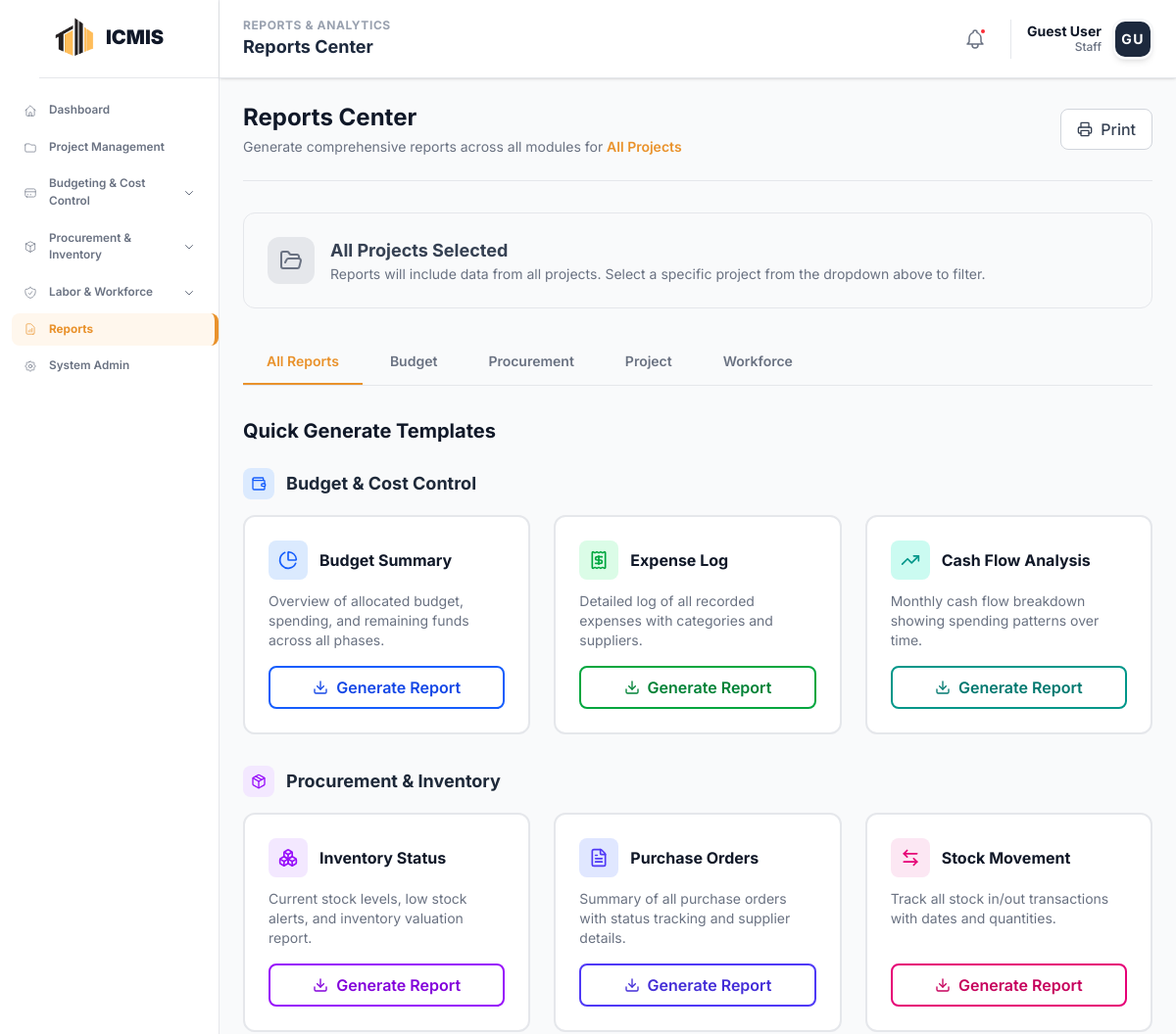
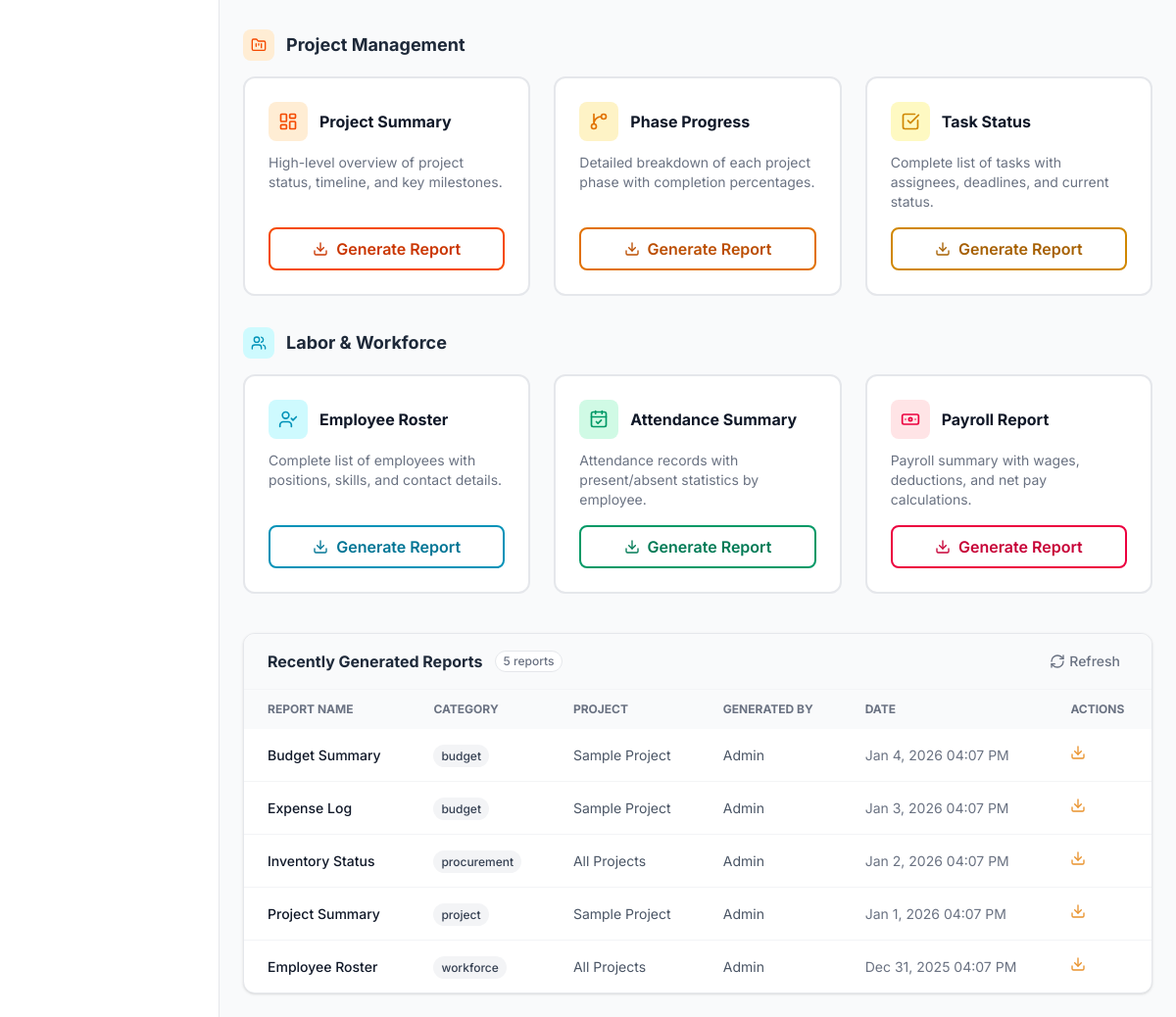
Screenshot of /modules/reports/index.php with the database file from the repository (2 pictures, top to bottom).
### tables this page shows
CREATE TABLE IF NOT EXISTS `generated_reports` (
    `id` INT(11) NOT NULL AUTO_INCREMENT,
    `report_name` VARCHAR(100) NOT NULL,
    `category` VARCHAR(50) NOT NULL COMMENT 'budget, procurement, project, workforce',
    `project_id` INT(11) DEFAULT NULL,
    `project_name` VARCHAR(200) DEFAULT NULL,
    `generated_by` VARCHAR(100) NOT NULL,
    `file_path` VARCHAR(255) DEFAULT NULL COMMENT 'Path to stored PDF if saved',
    `created_at` TIMESTAMP DEFAULT CURRENT_TIMESTAMP,
    PRIMARY KEY (`id`),
    INDEX `idx_category` (`category`),
    INDEX `idx_project_id` (`project_id`),
    INDEX `idx_created_at` (`created_at`)
);

### modules/reports/index.php (the view, shortened to what the rows shown need)
<?php
$conn = new mysqli(DB_HOST, DB_USER, DB_PASS, DB_NAME);
$conn->set_charset("utf8mb4");
$selected_project_id = 0;
$current_project_name = "All Projects";
$current_project_code = "";
$current_project_status = "";
$current_project_location = "";
$current_project_budget = 0;
$current_project_completion = 0;
$result_projects = $conn->query("SELECT project_id, project_code, project_name FROM icmis_projects ORDER BY project_id DESC");
$recent_reports = [];
$tableExists = $conn->query("SHOW TABLES LIKE 'generated_reports'");
if ($tableExists && $tableExists->num_rows > 0) {
    $report_sql = "SELECT * FROM generated_reports ORDER BY created_at DESC LIMIT 20";
    $result = $conn->query($report_sql);
    if ($result) {
        while ($row = $result->fetch_assoc()) {
            $recent_reports[] = $row;
        }
    }
}
?>
<!DOCTYPE html>
<html lang="en">
<head>
    <script src="https://cdn.jsdelivr.net/npm/@tailwindcss/browser@4"></script>
    <link rel="stylesheet" href="https://cdnjs.cloudflare.com/ajax/libs/font-awesome/6.4.0/css/all.min.css">
    <?php include '../../includes/head_assetsv2.php'; ?>
</head>
<body class="bg-gray-50 text-slate-800">
    <div class="no-print">
        <?php include __DIR__ . '/../../includes/sidebar.php'; ?>
    </div>
    <main class="ml-56 mt-20 p-6 transition-all duration-300">
        <div class="max-w-7xl mx-auto">
            <div class="border-b border-gray-200 pb-6 mb-8 no-print">
                <div class="flex items-center justify-between">
                    <div>
                        <h1 class="text-2xl text-gray-900 font-bold">Reports Center</h1>
                    </div>
                </div>
            </div>
            <?php if ($selected_project_id): ?>
            <div class="bg-gradient-to-r from-[#e9922c]/10 to-orange-50 border border-[#e9922c]/20 rounded-xl p-6 mb-8 no-print">
                <div class="flex items-start justify-between">
                    <div class="flex items-start gap-4">
                        <div class="w-12 h-12 rounded-xl bg-[#e9922c] flex items-center justify-center flex-shrink-0">
                            <i data-lucide="building-2" class="w-6 h-6 text-white"></i>
                        </div>
                        <div>
                            <div class="flex items-center gap-3 mb-1">
                                <h2 class="text-lg font-bold text-gray-900"><?php echo htmlspecialchars($current_project_name); ?></h2>
                                <?php
                                $statusColors = [
                                    'Active' => 'bg-green-100 text-green-700 border-green-200',
                                    'In Progress' => 'bg-blue-100 text-blue-700 border-blue-200',
                                    'Planning' => 'bg-yellow-100 text-yellow-700 border-yellow-200',
                                    'On Hold' => 'bg-gray-100 text-gray-700 border-gray-200',
                                    'Completed' => 'bg-emerald-100 text-emerald-700 border-emerald-200',
                                    'Cancelled' => 'bg-red-100 text-red-700 border-red-200'
                                ];
                                $statusClass = $statusColors[$current_project_status] ?? 'bg-gray-100 text-gray-700 border-gray-200';
                                ?>
                                <span class="px-2.5 py-0.5 text-xs font-semibold rounded-full border <?php echo $statusClass; ?>">
                                    <?php echo htmlspecialchars($current_project_status); ?>
                                </span>
                            </div>
                            <div class="flex items-center gap-4 text-sm text-gray-600">
                                <span class="flex items-center gap-1">
                                    <i data-lucide="hash" class="w-3.5 h-3.5"></i>
                                    <?php echo htmlspecialchars($current_project_code); ?>
                                </span>
                                <?php if ($current_project_location): ?>
                                <span class="flex items-center gap-1">
                                    <i data-lucide="map-pin" class="w-3.5 h-3.5"></i>
                                    <?php echo htmlspecialchars($current_project_location); ?>
                                </span>
                                <?php endif; ?>
                            </div>
                        </div>
                    </div>
                    <div class="flex items-center gap-6 text-right">
                        <div>
                            <p class="text-xs text-gray-500 uppercase font-medium">Total Budget</p>
                            <p class="text-lg font-bold text-gray-900">₱<?php echo number_format($current_project_budget, 2); ?></p>
                        </div>
                        <div>
                            <p class="text-xs text-gray-500 uppercase font-medium">Completion</p>
                            <p class="text-lg font-bold text-[#e9922c]"><?php echo number_format($current_project_completion, 1); ?>%</p>
                        </div>
                    </div>
                </div>
            </div>
            <?php else: ?>
            <div class="bg-gray-50 border border-gray-200 rounded-xl p-6 mb-8 no-print">
                <div class="flex items-center gap-4">
                    <div>
                        <h2 class="text-lg font-bold text-gray-700">All Projects Selected</h2>
                    </div>
                </div>
            </div>
            <?php endif; ?>
            <div class="mb-10 no-print">
                <h2 class="text-xl font-bold text-gray-900 mb-6">Quick Generate Templates</h2>
            </div>
            <div class="bg-white border border-gray-200 rounded-xl overflow-hidden shadow-sm">
                <div class="overflow-x-auto">
                    <table class="w-full text-left border-collapse">
                        <thead class="bg-gray-50 text-xs uppercase text-gray-500 font-semibold">
                            <tr>
                                <th class="px-6 py-3">Report Name</th>
                                <th class="px-6 py-3">Category</th>
                                <th class="px-6 py-3">Project</th>
                                <th class="px-6 py-3">Generated By</th>
                                <th class="px-6 py-3">Date</th>
                                <th class="px-6 py-3 no-print">Actions</th>
                            </tr>
                        </thead>
                        <tbody class="divide-y divide-gray-100 text-sm">
                            <?php if (count($recent_reports) > 0): ?>
                                <?php foreach ($recent_reports as $report): ?>
                                <tr class="hover:bg-gray-50">
                                    <td class="px-6 py-4 font-medium text-gray-900"><?php echo htmlspecialchars($report['report_name']); ?></td>
                                    <td class="px-6 py-4">
                                        <span class="px-2 py-1 text-xs font-medium rounded-full bg-gray-100 text-gray-700">
                                            <?php echo htmlspecialchars($report['category']); ?>
                                        </span>
                                    </td>
                                    <td class="px-6 py-4 text-gray-600"><?php echo htmlspecialchars($report['project_name'] ?? 'All'); ?></td>
                                    <td class="px-6 py-4 text-gray-600"><?php echo htmlspecialchars($report['generated_by']); ?></td>
                                    <td class="px-6 py-4 text-gray-500"><?php echo date('M j, Y h:i A', strtotime($report['created_at'])); ?></td>
                                    <td class="px-6 py-4 no-print">
                                        <button onclick="downloadReport(<?php echo $report['id']; ?>)" class="text-[#e9922c] hover:text-orange-700 font-medium">
                                            <i data-lucide="download" class="w-4 h-4"></i>
                                        </button>
                                    </td>
                                </tr>
                                <?php endforeach; ?>
                            <?php endif; ?>
                        </tbody>
                    </table>
                </div>
            </div>
        </div>
    </main>
</body>
</html>

### rows the page displays
generated_reports: report_name "Budget Summary", category "budget", project_name "Sample Project", generated_by "Admin", created_at "Jan 4, 2026 04:07 PM"
generated_reports: report_name "Expense Log", category "budget", project_name "Sample Project", generated_by "Admin", created_at "Jan 3, 2026 04:07 PM"
generated_reports: report_name "Inventory Status", category "procurement", project_name "All Projects", generated_by "Admin", created_at "Jan 2, 2026 04:07 PM"
generated_reports: report_name "Project Summary", category "project", project_name "Sample Project", generated_by "Admin", created_at "Jan 1, 2026 04:07 PM"
generated_reports: report_name "Employee Roster", category "workforce", project_name "All Projects", generated_by "Admin", created_at "Dec 31, 2025 04:07 PM"

### other values shown
$pageSection "REPORTS & ANALYTICS"
$pageTitle "Reports Center"
$userName "Guest User"
$userRole "Staff"
$userInitials "GU"
$current_project_name "All Projects"
count($recent_reports) "5"
